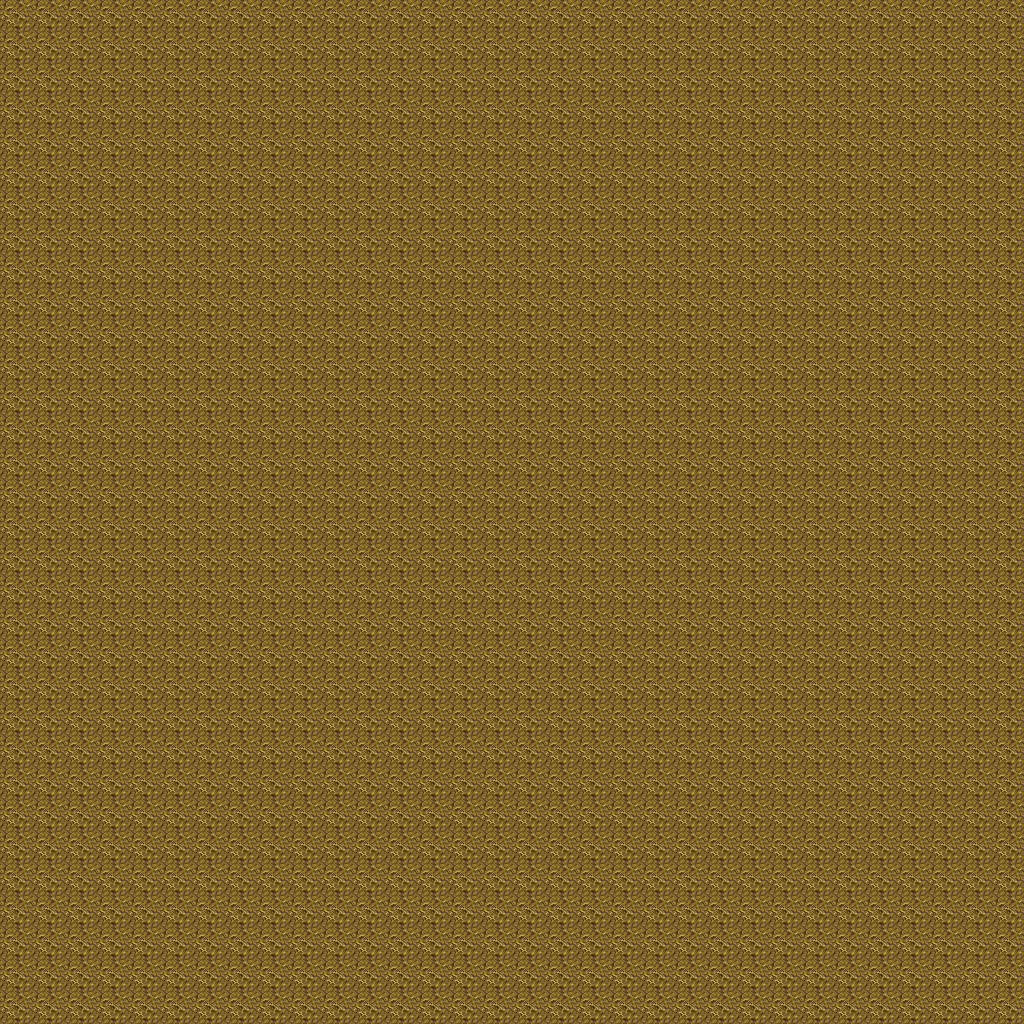

Below is a game level as drawn by its tile map, then a one-line description and the .tmx that defines it (tile-layer data replaced by summaries):
An orthogonal 32x32 tile map with 32x32 px tiles, 1 tile layer (Tile Layer 1).

<map version="1.5" tiledversion="1.7.2" orientation="orthogonal" renderorder="right-down" width="32" height="32" tilewidth="32" tileheight="32" infinite="0" nextlayerid="2" nextobjectid="1">
 <tileset firstgid="1" source="wood_tileset.tsx" />
 <layer id="1" name="Tile Layer 1" width="32" height="32">
  <data>[1024 cells, 1024 non-empty, 1 distinct tile ids]</data>
 </layer>
</map>
